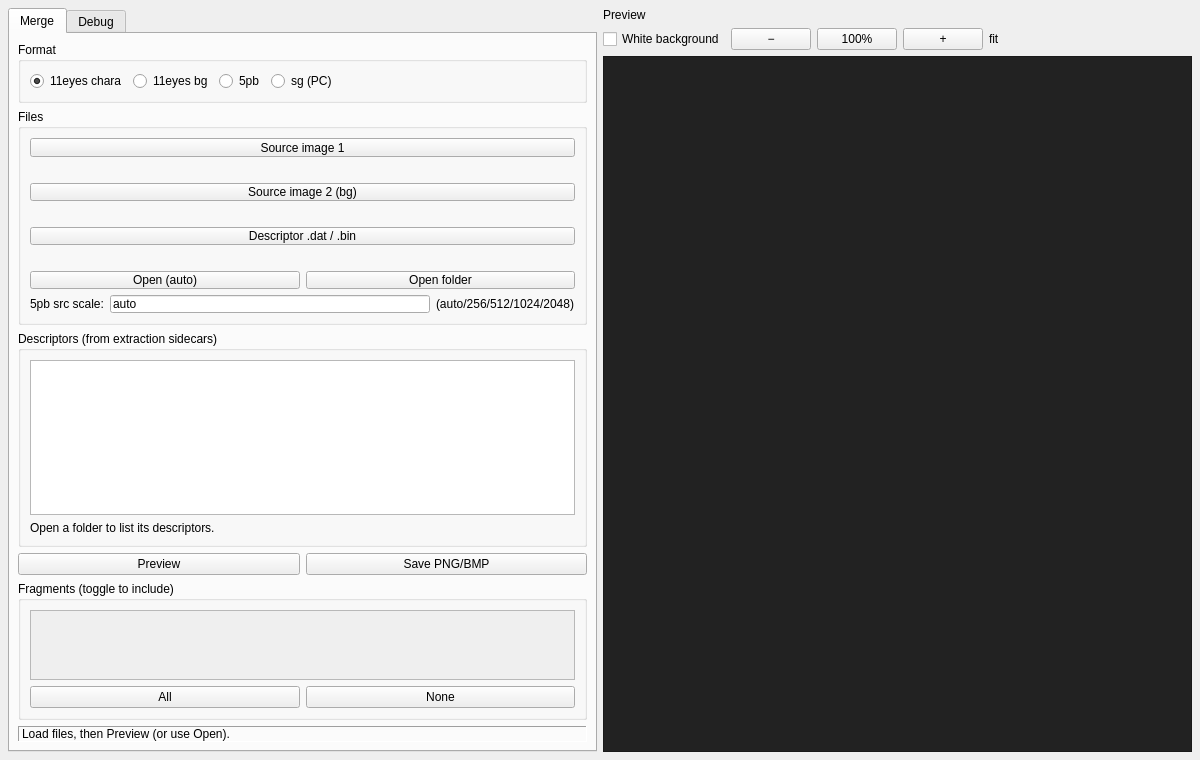
<?xml version="1.0" encoding="UTF-8"?>
<ui version="4.0">
 <class>FragMergeApp</class>
 <widget class="QMainWindow" name="FragMergeApp">
  <property name="geometry">
   <rect>
    <x>0</x>
    <y>0</y>
    <width>1200</width>
    <height>760</height>
   </rect>
  </property>
  <property name="windowTitle">
   <string>FragMerge - slice reassembler</string>
  </property>
  <widget class="QWidget" name="centralwidget">
   <layout class="QHBoxLayout" name="rootLayout">
    <property name="leftMargin">
     <number>8</number>
    </property>
    <property name="topMargin">
     <number>8</number>
    </property>
    <property name="rightMargin">
     <number>8</number>
    </property>
    <property name="bottomMargin">
     <number>8</number>
    </property>
    <item>
     <widget class="QTabWidget" name="leftTabs">
      <property name="currentIndex">
       <number>0</number>
      </property>
      <widget class="QWidget" name="tabMerge">
       <attribute name="title">
        <string>Merge</string>
       </attribute>
       <layout class="QVBoxLayout" name="mergeLayout">
        <property name="leftMargin">
         <number>8</number>
        </property>
        <property name="topMargin">
         <number>8</number>
        </property>
        <property name="rightMargin">
         <number>8</number>
        </property>
        <property name="bottomMargin">
         <number>8</number>
        </property>
        <item>
         <widget class="QGroupBox" name="formatGroup">
          <property name="title">
           <string>Format</string>
          </property>
          <layout class="QHBoxLayout" name="formatLayout">
           <item>
            <widget class="QRadioButton" name="radioChara">
             <property name="text">
              <string>11eyes chara</string>
             </property>
             <property name="checked">
              <bool>true</bool>
             </property>
            </widget>
           </item>
           <item>
            <widget class="QRadioButton" name="radioBg">
             <property name="text">
              <string>11eyes bg</string>
             </property>
            </widget>
           </item>
           <item>
            <widget class="QRadioButton" name="radio5pb">
             <property name="text">
              <string>5pb</string>
             </property>
            </widget>
           </item>
           <item>
            <widget class="QRadioButton" name="radioSg">
             <property name="text">
              <string>sg (PC)</string>
             </property>
            </widget>
           </item>
           <item>
            <spacer name="formatSpacer">
             <property name="orientation">
              <enum>Qt::Orientation::Horizontal</enum>
             </property>
             <property name="sizeHint" stdset="0">
              <size>
               <width>40</width>
               <height>20</height>
              </size>
             </property>
            </spacer>
           </item>
          </layout>
         </widget>
        </item>
        <item>
         <widget class="QGroupBox" name="filesGroup">
          <property name="title">
           <string>Files</string>
          </property>
          <layout class="QVBoxLayout" name="filesLayout">
           <item>
            <widget class="QPushButton" name="btnSrc1">
             <property name="text">
              <string>Source image 1</string>
             </property>
            </widget>
           </item>
           <item>
            <widget class="QLabel" name="src1Label">
             <property name="text">
              <string/>
             </property>
             <property name="wordWrap">
              <bool>true</bool>
             </property>
            </widget>
           </item>
           <item>
            <widget class="QPushButton" name="btnSrc2">
             <property name="visible">
              <bool>false</bool>
             </property>
             <property name="text">
              <string>Source image 2 (bg)</string>
             </property>
            </widget>
           </item>
           <item>
            <widget class="QLabel" name="src2Label">
             <property name="visible">
              <bool>false</bool>
             </property>
             <property name="text">
              <string/>
             </property>
             <property name="wordWrap">
              <bool>true</bool>
             </property>
            </widget>
           </item>
           <item>
            <widget class="QPushButton" name="btnDat">
             <property name="text">
              <string>Descriptor .dat / .bin</string>
             </property>
            </widget>
           </item>
           <item>
            <widget class="QLabel" name="datLabel">
             <property name="text">
              <string/>
             </property>
             <property name="wordWrap">
              <bool>true</bool>
             </property>
            </widget>
           </item>
           <item>
            <layout class="QHBoxLayout" name="openRow">
             <item>
              <widget class="QPushButton" name="btnOpenAuto">
               <property name="text">
                <string>Open (auto)</string>
               </property>
              </widget>
             </item>
             <item>
              <widget class="QPushButton" name="btnOpenFolder">
               <property name="text">
                <string>Open folder</string>
               </property>
              </widget>
             </item>
            </layout>
           </item>
           <item>
            <layout class="QHBoxLayout" name="scaleRow">
             <item>
              <widget class="QLabel" name="scaleLabel">
               <property name="visible">
                <bool>false</bool>
               </property>
               <property name="text">
                <string>5pb src scale:</string>
               </property>
              </widget>
             </item>
             <item>
              <widget class="QLineEdit" name="scaleEntry">
               <property name="visible">
                <bool>false</bool>
               </property>
               <property name="text">
                <string>auto</string>
               </property>
              </widget>
             </item>
             <item>
              <widget class="QLabel" name="scaleHint">
               <property name="visible">
                <bool>false</bool>
               </property>
               <property name="text">
                <string>(auto/256/512/1024/2048)</string>
               </property>
              </widget>
             </item>
            </layout>
           </item>
          </layout>
         </widget>
        </item>
        <item>
         <widget class="QGroupBox" name="descriptorsGroup">
          <property name="title">
           <string>Descriptors (from extraction sidecars)</string>
          </property>
          <layout class="QVBoxLayout" name="descriptorsLayout">
           <item>
            <widget class="QListWidget" name="descriptorList"/>
           </item>
           <item>
            <widget class="QLabel" name="listInfoLabel">
             <property name="text">
              <string>Open a folder to list its descriptors.</string>
             </property>
             <property name="wordWrap">
              <bool>true</bool>
             </property>
            </widget>
           </item>
          </layout>
         </widget>
        </item>
        <item>
         <layout class="QHBoxLayout" name="actionButtonsLayout">
          <item>
           <widget class="QPushButton" name="btnPreview">
            <property name="text">
             <string>Preview</string>
            </property>
           </widget>
          </item>
          <item>
           <widget class="QPushButton" name="btnSave">
            <property name="text">
             <string>Save PNG/BMP</string>
            </property>
           </widget>
          </item>
         </layout>
        </item>
        <item>
         <widget class="QGroupBox" name="fragmentsGroup">
          <property name="title">
           <string>Fragments (toggle to include)</string>
          </property>
          <layout class="QVBoxLayout" name="fragmentsLayout">
           <item>
            <widget class="QScrollArea" name="fragScrollArea">
             <property name="widgetResizable">
              <bool>true</bool>
             </property>
             <widget class="QWidget" name="fragInnerWidget">
              <property name="geometry">
               <rect>
                <x>0</x>
                <y>0</y>
                <width>547</width>
                <height>83</height>
               </rect>
              </property>
              <layout class="QVBoxLayout" name="fragListLayout"/>
             </widget>
            </widget>
           </item>
           <item>
            <layout class="QHBoxLayout" name="fragBtnRow">
             <item>
              <widget class="QPushButton" name="btnFragAll">
               <property name="text">
                <string>All</string>
               </property>
              </widget>
             </item>
             <item>
              <widget class="QPushButton" name="btnFragNone">
               <property name="text">
                <string>None</string>
               </property>
              </widget>
             </item>
            </layout>
           </item>
          </layout>
         </widget>
        </item>
        <item>
         <widget class="QLabel" name="statusLabel">
          <property name="frameShape">
           <enum>QFrame::Shape::Panel</enum>
          </property>
          <property name="frameShadow">
           <enum>QFrame::Shadow::Sunken</enum>
          </property>
          <property name="text">
           <string>Load files, then Preview (or use Open).</string>
          </property>
         </widget>
        </item>
       </layout>
      </widget>
      <widget class="QWidget" name="tabDebug">
       <attribute name="title">
        <string>Debug</string>
       </attribute>
       <layout class="QVBoxLayout" name="debugLayout">
        <property name="leftMargin">
         <number>8</number>
        </property>
        <property name="topMargin">
         <number>8</number>
        </property>
        <property name="rightMargin">
         <number>8</number>
        </property>
        <property name="bottomMargin">
         <number>8</number>
        </property>
        <item>
         <widget class="QGroupBox" name="dumpSingleGroup">
          <property name="title">
           <string>Single descriptor</string>
          </property>
          <layout class="QVBoxLayout" name="dumpSingleLayout">
           <item>
            <widget class="QPushButton" name="btnDumpSlices">
             <property name="text">
              <string>Dump slices (text grid)</string>
             </property>
            </widget>
           </item>
           <item>
            <widget class="QPushButton" name="btnDumpImages">
             <property name="text">
              <string>Dump slice images (PNGs)</string>
             </property>
            </widget>
           </item>
           <item>
            <widget class="QLabel" name="dumpSingleInfo">
             <property name="text">
              <string>Uses the currently loaded format, source image(s) and descriptor.</string>
             </property>
             <property name="wordWrap">
              <bool>true</bool>
             </property>
            </widget>
           </item>
          </layout>
         </widget>
        </item>
        <item>
         <widget class="QGroupBox" name="dumpAllGroup">
          <property name="title">
           <string>Batch: dump all descriptors in a folder</string>
          </property>
          <layout class="QVBoxLayout" name="dumpAllLayout">
           <item>
            <layout class="QHBoxLayout" name="dumpAllFmtRow">
             <item>
              <widget class="QLabel" name="dumpAllFmtLabel">
               <property name="text">
                <string>Format:</string>
               </property>
              </widget>
             </item>
             <item>
              <widget class="QComboBox" name="dumpAllFmt">
               <item>
                <property name="text">
                 <string>chara</string>
                </property>
               </item>
               <item>
                <property name="text">
                 <string>bg</string>
                </property>
               </item>
               <item>
                <property name="text">
                 <string>5pb</string>
                </property>
               </item>
               <item>
                <property name="text">
                 <string>sg</string>
                </property>
               </item>
              </widget>
             </item>
             <item>
              <spacer name="dumpAllFmtSpacer">
               <property name="orientation">
                <enum>Qt::Orientation::Horizontal</enum>
               </property>
               <property name="sizeHint" stdset="0">
                <size>
                 <width>20</width>
                 <height>20</height>
                </size>
               </property>
              </spacer>
             </item>
             <item>
              <widget class="QLabel" name="dumpAllWorkersLabel">
               <property name="text">
                <string>Workers:</string>
               </property>
              </widget>
             </item>
             <item>
              <widget class="QSpinBox" name="dumpAllWorkers">
               <property name="minimum">
                <number>1</number>
               </property>
               <property name="maximum">
                <number>64</number>
               </property>
               <property name="value">
                <number>1</number>
               </property>
              </widget>
             </item>
            </layout>
           </item>
           <item>
            <layout class="QHBoxLayout" name="dumpAllDirRow">
             <item>
              <widget class="QLineEdit" name="dumpAllDir">
               <property name="text">
                <string/>
               </property>
               <property name="placeholderText">
                <string>extraction folder (file_*.bin + file_*.png)</string>
               </property>
              </widget>
             </item>
             <item>
              <widget class="QPushButton" name="btnDumpAllDir">
               <property name="text">
                <string>Browse…</string>
               </property>
              </widget>
             </item>
            </layout>
           </item>
           <item>
            <layout class="QHBoxLayout" name="dumpAllOutRow">
             <item>
              <widget class="QLineEdit" name="dumpAllOut">
               <property name="text">
                <string/>
               </property>
               <property name="placeholderText">
                <string>output folder for strips + manifests</string>
               </property>
              </widget>
             </item>
             <item>
              <widget class="QPushButton" name="btnDumpAllOut">
               <property name="text">
                <string>Browse…</string>
               </property>
              </widget>
             </item>
            </layout>
           </item>
           <item>
            <widget class="QPushButton" name="btnDumpAllRun">
             <property name="text">
              <string>Run batch dump</string>
             </property>
            </widget>
           </item>
           <item>
            <widget class="QLabel" name="dumpAllInfo">
             <property name="text">
              <string>Each descriptor becomes file_NNNN/file_NNNN_frag_MMM/ with strips + manifest.json.</string>
             </property>
             <property name="wordWrap">
              <bool>true</bool>
             </property>
            </widget>
           </item>
          </layout>
         </widget>
        </item>
        <item>
         <widget class="QGroupBox" name="reconGroup">
          <property name="title">
           <string>Reconstruct fragments (per-fragment canvases)</string>
          </property>
          <layout class="QVBoxLayout" name="reconLayout">
           <item>
            <layout class="QHBoxLayout" name="reconFmtRow">
             <item>
              <widget class="QLabel" name="reconFmtLabel">
               <property name="text">
                <string>Format:</string>
               </property>
              </widget>
             </item>
             <item>
              <widget class="QComboBox" name="reconFmt">
               <item>
                <property name="text">
                 <string>chara</string>
                </property>
               </item>
               <item>
                <property name="text">
                 <string>bg</string>
                </property>
               </item>
               <item>
                <property name="text">
                 <string>5pb</string>
                </property>
               </item>
               <item>
                <property name="text">
                 <string>sg</string>
                </property>
               </item>
              </widget>
             </item>
             <item>
              <spacer name="reconFmtSpacer">
               <property name="orientation">
                <enum>Qt::Orientation::Horizontal</enum>
               </property>
               <property name="sizeHint" stdset="0">
                <size>
                 <width>20</width>
                 <height>20</height>
                </size>
               </property>
              </spacer>
             </item>
             <item>
              <widget class="QLabel" name="reconWorkersLabel">
               <property name="text">
                <string>Workers:</string>
               </property>
              </widget>
             </item>
             <item>
              <widget class="QSpinBox" name="reconWorkers">
               <property name="minimum">
                <number>1</number>
               </property>
               <property name="maximum">
                <number>64</number>
               </property>
               <property name="value">
                <number>1</number>
               </property>
              </widget>
             </item>
            </layout>
           </item>
           <item>
            <layout class="QHBoxLayout" name="reconDirRow">
             <item>
              <widget class="QLineEdit" name="reconDir">
               <property name="text">
                <string/>
               </property>
               <property name="placeholderText">
                <string>extraction folder (file_*.bin + file_*.png)</string>
               </property>
              </widget>
             </item>
             <item>
              <widget class="QPushButton" name="btnReconDir">
               <property name="text">
                <string>Browse…</string>
               </property>
              </widget>
             </item>
            </layout>
           </item>
           <item>
            <layout class="QHBoxLayout" name="reconOutRow">
             <item>
              <widget class="QLineEdit" name="reconOut">
               <property name="text">
                <string/>
               </property>
               <property name="placeholderText">
                <string>output folder for per-fragment canvases</string>
               </property>
              </widget>
             </item>
             <item>
              <widget class="QPushButton" name="btnReconOut">
               <property name="text">
                <string>Browse…</string>
               </property>
              </widget>
             </item>
            </layout>
           </item>
           <item>
            <widget class="QPushButton" name="btnReconRun">
             <property name="text">
              <string>Run reconstruct</string>
             </property>
            </widget>
           </item>
           <item>
            <widget class="QLabel" name="reconInfo">
             <property name="text">
              <string>Each descriptor's fragment fi is rendered into its own canvas: file_NNNN/file_NNNN_frag_MMM/frag_MMM.png.</string>
             </property>
             <property name="wordWrap">
              <bool>true</bool>
             </property>
            </widget>
           </item>
          </layout>
         </widget>
        </item>
        <item>
         <spacer name="debugSpacer">
          <property name="orientation">
           <enum>Qt::Orientation::Vertical</enum>
          </property>
          <property name="sizeHint" stdset="0">
           <size>
            <width>20</width>
            <height>40</height>
           </size>
          </property>
         </spacer>
        </item>
       </layout>
      </widget>
     </widget>
    </item>
    <item>
     <layout class="QVBoxLayout" name="rightLayout">
      <item>
       <widget class="QLabel" name="previewLabel">
        <property name="text">
         <string>Preview</string>
        </property>
       </widget>
      </item>
      <item>
       <layout class="QHBoxLayout" name="zoomRow">
        <item>
         <widget class="QCheckBox" name="whiteBgCheck">
          <property name="toolTip">
           <string>Composite the preview over opaque white instead of transparent.</string>
          </property>
          <property name="text">
           <string>White background</string>
          </property>
         </widget>
        </item>
        <item>
         <widget class="QPushButton" name="btnZoomOut">
          <property name="text">
           <string>−</string>
          </property>
         </widget>
        </item>
        <item>
         <widget class="QPushButton" name="btnZoomReset">
          <property name="text">
           <string>100%</string>
          </property>
         </widget>
        </item>
        <item>
         <widget class="QPushButton" name="btnZoomIn">
          <property name="text">
           <string>+</string>
          </property>
         </widget>
        </item>
        <item>
         <widget class="QLabel" name="zoomLabel">
          <property name="text">
           <string>fit</string>
          </property>
         </widget>
        </item>
        <item>
         <spacer name="zoomSpacer">
          <property name="orientation">
           <enum>Qt::Orientation::Horizontal</enum>
          </property>
          <property name="sizeHint" stdset="0">
           <size>
            <width>40</width>
            <height>20</height>
           </size>
          </property>
         </spacer>
        </item>
       </layout>
      </item>
      <item>
       <widget class="QScrollArea" name="canvasScrollArea">
        <property name="styleSheet">
         <string notr="true">background:#222</string>
        </property>
        <property name="widgetResizable">
         <bool>true</bool>
        </property>
        <widget class="QWidget" name="canvasScrollAreaWidgetContents">
         <property name="geometry">
          <rect>
           <x>0</x>
           <y>0</y>
           <width>583</width>
           <height>672</height>
          </rect>
         </property>
         <layout class="QVBoxLayout" name="canvasLayout">
          <item>
           <widget class="QLabel" name="canvasLabel">
            <property name="alignment">
             <set>Qt::AlignmentFlag::AlignLeading|Qt::AlignmentFlag::AlignLeft|Qt::AlignmentFlag::AlignTop</set>
            </property>
           </widget>
          </item>
         </layout>
        </widget>
       </widget>
      </item>
     </layout>
    </item>
   </layout>
  </widget>
 </widget>
 <resources/>
 <connections/>
</ui>
